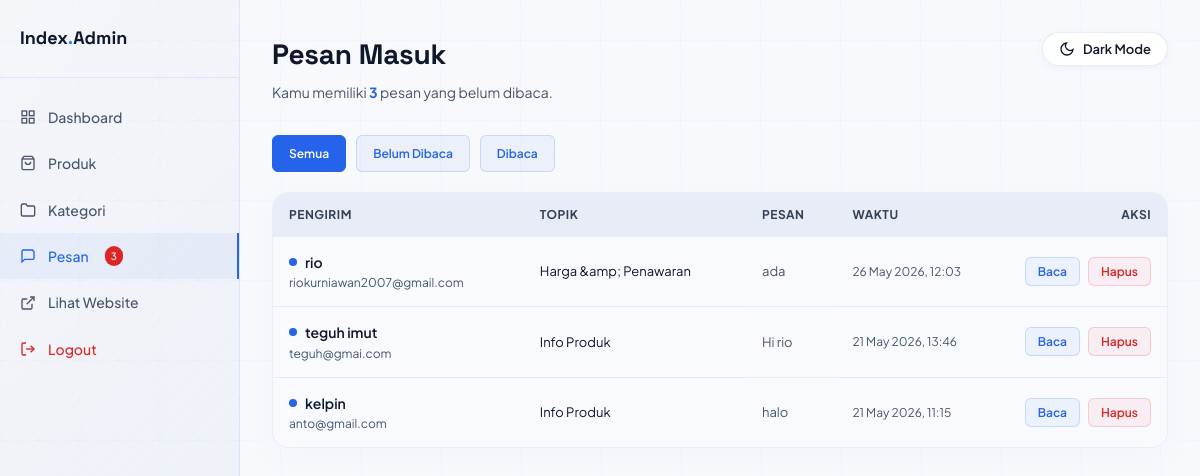
Page /psw/php/admin/messages.php (signed in) on the committed database.
### tables this page shows
CREATE TABLE `contact_messages` (
  `id` int(11) NOT NULL,
  `name` varchar(150) NOT NULL,
  `email` varchar(200) DEFAULT NULL,
  `phone` varchar(20) DEFAULT NULL,
  `subject` varchar(200) DEFAULT NULL,
  `message` text NOT NULL,
  `status` enum('unread','read','replied') DEFAULT 'unread',
  `created_at` timestamp NULL DEFAULT current_timestamp()
);

### psw/php/config.php (called while the page is built, shortened)
<?php
function sanitize($input) {
    return htmlspecialchars(strip_tags(trim($input)), ENT_QUOTES, 'UTF-8');
}

### psw/php/admin/messages.php (the view, shortened to what this page needs)
<?php
require_once '../config.php';
$db = getDB();
$statusFilter = sanitize($_GET['filter'] ?? '');
$sql = "SELECT * FROM contact_messages";
$params = [];
$sql .= " ORDER BY created_at DESC";
$stmt = $db->prepare($sql);
$stmt->execute($params);
$messages = $stmt->fetchAll();
$totalUnread = $db->query("SELECT COUNT(*) FROM contact_messages WHERE status='unread'")->fetchColumn();
?>
<!DOCTYPE html>
<html lang="id">
<head>
  <link rel="stylesheet" href="../../css/style.css?v=2.0.8">
</head>
<body>
<div class="admin-layout">
  <aside class="admin-sidebar">
    <div class="admin-logo">Index<span>.</span>Admin</div>
    <nav class="admin-nav">
      <a href="index.php">
        <svg width="16" height="16" fill="none" stroke="currentColor" stroke-width="2" viewBox="0 0 24 24"><rect x="3" y="3" width="7" height="7"/><rect x="14" y="3" width="7" height="7"/><rect x="3" y="14" width="7" height="7"/><rect x="14" y="14" width="7" height="7"/></svg>
        Dashboard
      </a>
      <a href="products.php">
        <svg width="16" height="16" fill="none" stroke="currentColor" stroke-width="2" viewBox="0 0 24 24"><path d="M6 2L3 6v14a2 2 0 0 0 2 2h14a2 2 0 0 0 2-2V6l-3-4z"/><line x1="3" y1="6" x2="21" y2="6"/><path d="M16 10a4 4 0 0 1-8 0"/></svg>
        Produk
      </a>
      <a href="categories.php">
        <svg width="16" height="16" fill="none" stroke="currentColor" stroke-width="2" viewBox="0 0 24 24"><path d="M22 19a2 2 0 0 1-2 2H4a2 2 0 0 1-2-2V5a2 2 0 0 1 2-2h5l2 3h9a2 2 0 0 1 2 2z"/></svg>
        Kategori
      </a>
      <a href="messages.php" class="active">
        <svg width="16" height="16" fill="none" stroke="currentColor" stroke-width="2" viewBox="0 0 24 24"><path d="M21 15a2 2 0 0 1-2 2H7l-4 4V5a2 2 0 0 1 2-2h14a2 2 0 0 0 2 2z"/></svg>
        Pesan <?php if ($totalUnread > 0): ?><span style="background:var(--accent-3);color:#fff;font-size:10px;padding:2px 6px;border-radius:10px;margin-left:4px;"><?= $totalUnread ?></span><?php endif; ?>
      </a>
      <a href="../../index.php" target="_blank">
        <svg width="16" height="16" fill="none" stroke="currentColor" stroke-width="2" viewBox="0 0 24 24"><path d="M18 13v6a2 2 0 0 1-2 2H5a2 2 0 0 1-2-2V8a2 2 0 0 1 2-2h6"/><polyline points="15 3 21 3 21 9"/><line x1="10" y1="14" x2="21" y2="3"/></svg>
        Lihat Website
      </a>
      <a href="logout.php" style="color:var(--accent-3);margin-top:auto;">
        <svg width="16" height="16" fill="none" stroke="currentColor" stroke-width="2" viewBox="0 0 24 24"><path d="M9 21H5a2 2 0 0 1-2-2V5a2 2 0 0 1 2-2h4"/><polyline points="16 17 21 12 16 7"/><line x1="21" y1="12" x2="9" y2="12"/></svg>
        Logout
      </a>
    </nav>
  </aside>
  <main class="admin-main">
    <div class="admin-header">
      <div>
        <div class="admin-title">Pesan Masuk</div>
        <div style="color:var(--text-muted);font-size:14px;margin-top:4px;">
          Kamu memiliki <strong style="color:var(--accent)"><?= $totalUnread ?></strong> pesan yang belum dibaca.
        </div>
      </div>
      <button id="adminThemeToggle" onclick="toggleAdminTheme()" title="Ganti tema" aria-label="Toggle light/dark mode"
        style="display:flex;align-items:center;gap:8px;background:var(--surface);border:1px solid var(--border);color:var(--text);font-family:var(--font-body);font-size:13px;font-weight:600;padding:8px 16px;border-radius:24px;cursor:pointer;transition:var(--transition);flex-shrink:0;">
        <svg id="adminThemeIcon" width="16" height="16" fill="none" stroke="currentColor" stroke-width="2" viewBox="0 0 24 24"></svg>
        <span id="adminThemeLabel">Light Mode</span>
      </button>
    </div>
    <div class="filter-bar" style="margin-bottom:20px;display:flex;gap:10px;">
      <a href="messages.php" class="btn-edit <?= !$statusFilter ? 'active' : '' ?>" style="padding:8px 16px;">Semua</a>
      <a href="messages.php?filter=unread" class="btn-edit <?= $statusFilter==='unread' ? 'active' : '' ?>" style="padding:8px 16px;">Belum Dibaca</a>
      <a href="messages.php?filter=read" class="btn-edit <?= $statusFilter==='read' ? 'active' : '' ?>" style="padding:8px 16px;">Dibaca</a>
    </div>
    <div class="admin-table-wrap">
      <table>
        <thead>
          <tr>
            <th>Pengirim</th>
            <th>Topik</th>
            <th>Pesan</th>
            <th>Waktu</th>
            <th style="width:160px;text-align:right;">Aksi</th>
          </tr>
        </thead>
        <tbody>
          <?php foreach ($messages as $msg): ?>
          <tr class="<?= $msg['status']==='unread' ? 'unread-row' : '' ?>">
            <td>
              <div style="font-weight:600;display:flex;align-items:center;">
                <?php if ($msg['status']==='unread'): ?><span class="unread-dot"></span><?php endif; ?>
                <?= htmlspecialchars($msg['name']) ?>
              </div>
              <div style="font-size:12px;color:var(--text-muted);"><?= htmlspecialchars($msg['email'] ?: $msg['phone']) ?></div>
            </td>
            <td style="font-size:13px;"><?= htmlspecialchars($msg['subject'] ?: '-') ?></td>
            <td style="font-size:13px;color:var(--text-muted);max-width:300px;overflow:hidden;text-overflow:ellipsis;white-space:nowrap;">
              <?= htmlspecialchars($msg['message']) ?>
            </td>
            <td style="font-size:12px;color:var(--text-muted);"><?= date('d M Y, H:i', strtotime($msg['created_at'])) ?></td>
            <td style="text-align:right;">
              <div class="table-actions" style="justify-content:flex-end;">
                <button class="btn-edit" onclick="viewMessage(<?= $msg['id'] ?>)">Baca</button>
                <button class="btn-delete" onclick="confirmDelete(<?= $msg['id'] ?>, '<?= htmlspecialchars(addslashes($msg['name'])) ?>')">Hapus</button>
              </div>
            </td>
          </tr>
          <?php endforeach; ?>
        </tbody>
      </table>
    </div>
  </main>
</div>
</body>
</html>

### psw/php/admin/messages.php (style rules this page uses)
.unread-row { background: rgba(59,130,246,0.03); }
.unread-dot { width: 8px; height: 8px; background: var(--accent); border-radius: 50%; display: inline-block; margin-right: 8px; }

### rows in the picture
contact_messages: status "unread" (drawn), name "rio", email "riokurniawan2007@gmail.com", subject "Harga &amp; Penawaran", message "ada", created_at "26 May 2026, 12:03"
contact_messages: status "unread" (drawn), name "teguh imut", email "teguh@gmai.com", subject "Info Produk", message "Hi rio", created_at "21 May 2026, 13:46"
contact_messages: status "unread" (drawn), name "kelpin", email "anto@gmail.com", subject "Info Produk", message "halo", created_at "21 May 2026, 11:15"

### other values in the picture
$totalUnread "3"
